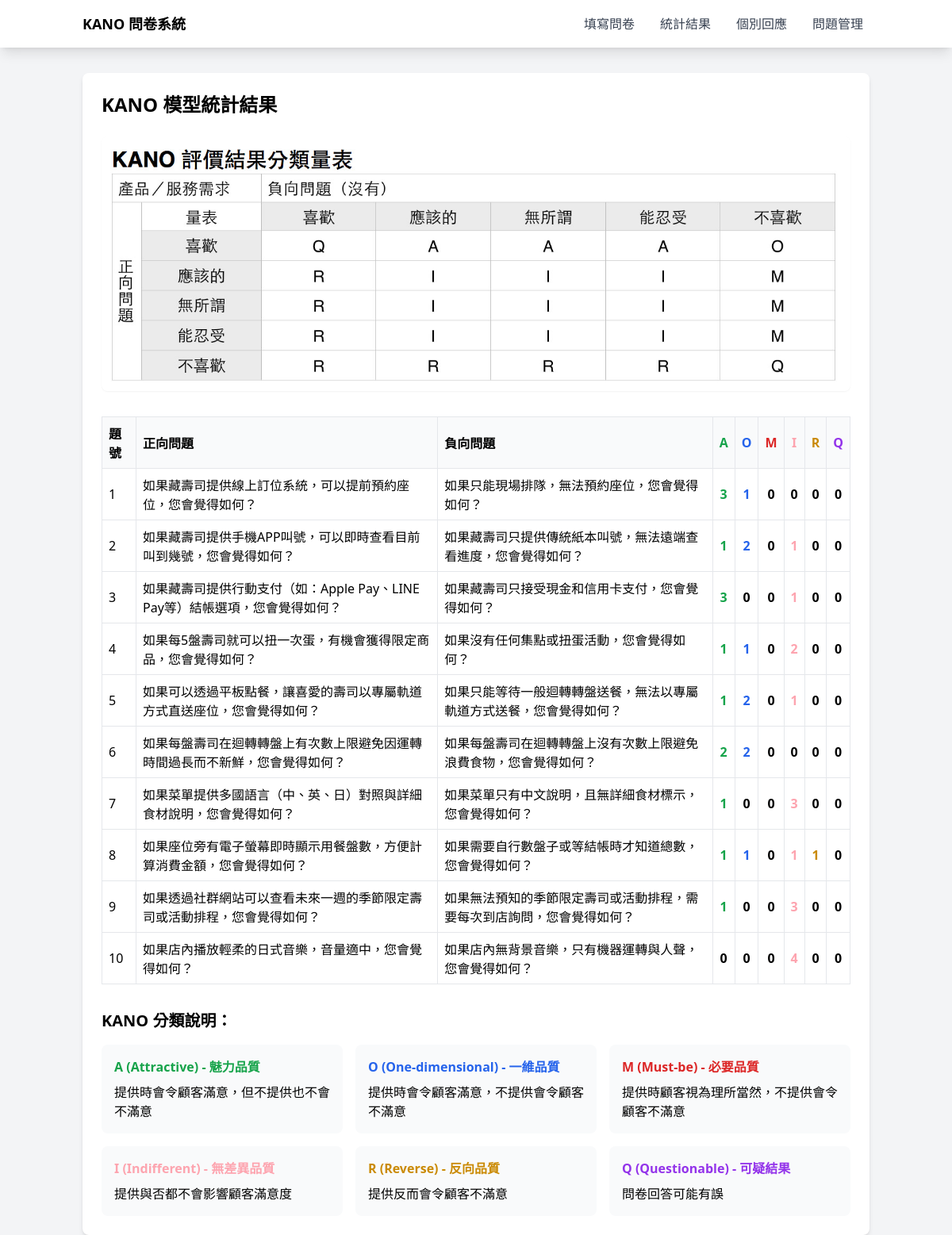
The app's page /results with its own data.
### models.py (models this page shows, shortened)
class Question(db.Model):
    __tablename__ = 'question'
    id = db.Column(db.Integer, primary_key=True)
    positive = db.Column(db.Text, nullable=False)  # 正向問題
    negative = db.Column(db.Text, nullable=False)  # 負向問題
    order = db.Column(db.Integer, default=0)       # 問題順序
    active = db.Column(db.Boolean, default=True)   # 是否啟用
    created_at = db.Column(db.DateTime, default=datetime.utcnow)
    updated_at = db.Column(db.DateTime, default=datetime.utcnow, onupdate=datetime.utcnow)

### app.py (the view)
@app.route('/results')
def view_results():
    all_questions = Question.query.all()
    questions_dict = {q.id: q for q in all_questions}
    responses = Response.query.all()
    results = {}
    categories = ['A', 'O', 'M', 'I', 'R', 'Q']
    for question_id in questions_dict.keys():
        results[question_id] = {cat: 0 for cat in categories}
    for response in responses:
        if response.question_id in results:
            results[response.question_id][response.kano_category] += 1
    return render_template('results.html',
                           results=results,
                           questions=questions_dict,
                           categories=categories)

### app.py (called while the page is built)
@app.context_processor
def utility_processor():
    return {
        'kano_descriptions': kano_descriptions,
    }

@app.context_processor
def utility_processor():
    return {
        'kano_settings': KANO_SETTINGS,
        'kano_colors': KANO_COLORS,
        'kano_text_colors': KANO_TEXT_COLORS,
        'kano_bg_colors': KANO_BG_COLORS,
        'kano_descriptions': KANO_DESCRIPTIONS
    }

### templates/results.html
{% extends "base.html" %}
{% block content %}
<div class="max-w-6xl mx-auto bg-white rounded-lg shadow-md p-6">
    <h1 class="text-2xl font-bold mb-6">KANO 模型統計結果</h1>
    <div class="mb-8">
    <img src="{{ url_for('static', filename='img/img.png') }}" alt="KANO模型圖示" class="w-full rounded-lg shadow-sm"/>
    </div>
    <div class="overflow-x-auto mb-8">
        <table class="w-full border-collapse">
            <thead class="bg-gray-50">
                <tr>
                    <th class="border p-2 text-left">題號</th>
                    <th class="border p-2 text-left">正向問題</th>
                    <th class="border p-2 text-left">負向問題</th>
                    {% for category in categories %}
                    <th class="border p-2 {{ kano_text_colors[category] }}">{{ category }}</th>
                    {% endfor %}
                </tr>
            </thead>
            <tbody>
                {% for question_id, counts in results.items() %}
                <tr>
                    <td class="border p-2">{{ question_id }}</td>
                    <td class="border p-2">{{ questions[question_id].positive }}</td>
                    <td class="border p-2">{{ questions[question_id].negative }}</td>
                    {% for category in categories %}
                    <td class="border p-2 text-center font-semibold {{ kano_text_colors[category] if counts[category] > 0 }}">
                        {{ counts[category] }}
                    </td>
                    {% endfor %}
                </tr>
                {% endfor %}
            </tbody>
        </table>
    </div>
    <div class="mt-8">
        <h2 class="text-xl font-bold mb-4">KANO 分類說明：</h2>
        <div class="grid grid-cols-1 md:grid-cols-2 lg:grid-cols-3 gap-4">
            {% for category, settings in kano_settings.items() %}
            <div class="p-4 bg-gray-50 rounded-lg">
                <h3 class="font-bold {{ kano_text_colors[category] }}">
                    {{ category }} ({{ settings.name }}) - {{ settings.description.split(' - ')[0] }}
                </h3>
                <p class="mt-2">{{ settings.description.split(' - ')[1] }}</p>
            </div>
            {% endfor %}
        </div>
    </div>
</div>
{% endblock %}

### templates/base.html (shortened to what this page needs)
<html lang="zh-TW">
<head>
    <script src="https://cdn.tailwindcss.com"></script>
</head>
<body class="bg-gray-100">
    <nav class="bg-white shadow-lg mb-8">
        <div class="container mx-auto px-4">
            <div class="flex justify-between">
                <div class="flex space-x-7">
                    <div class="py-4">
                        <a href="/" class="text-lg font-semibold">KANO 問卷系統</a>
                    </div>
                </div>
                <div class="flex items-center space-x-4">
                    <a href="/" class="py-4 px-2 text-gray-700 hover:text-blue-500">填寫問卷</a>
                    <a href="/results" class="py-4 px-2 text-gray-700 hover:text-blue-500">統計結果</a>
                    <a href="/responses" class="py-4 px-2 text-gray-700 hover:text-blue-500">個別回應</a>
                    <a href="/questions/manage" class="py-4 px-2 text-gray-700 hover:text-blue-500">問題管理</a>
                </div>
            </div>
        </div>
    </nav>
    <div class="container mx-auto px-4">
        {% block content %}{% endblock %}
    </div>
</body>
</html>

### records on screen
Question: positive "如果藏壽司提供線上訂位系統，可以提前預約座位，您會覺得如何？", negative "如果只能現場排隊，無法預約座位，您會覺得如何？"
Question: positive "如果藏壽司提供手機APP叫號，可以即時查看目前叫到幾號，您會覺得如何？", negative "如果藏壽司只提供傳統紙本叫號，無法遠端查看進度，您會覺得如何？"
Question: positive "如果藏壽司提供行動支付（如：Apple Pay、LINE Pay等）結帳選項，您會覺得如何？", negative "如果藏壽司只接受現金和信用卡支付，您會覺得如何？"
Question: positive "如果每5盤壽司就可以扭一次蛋，有機會獲得限定商品，您會覺得如何？", negative "如果沒有任何集點或扭蛋活動，您會覺得如何？"
Question: positive "如果可以透過平板點餐，讓喜愛的壽司以專屬軌道方式直送座位，您會覺得如何？", negative "如果只能等待一般迴轉轉盤送餐，無法以專屬軌道方式送餐，您會覺得如何？"
Question: positive "如果每盤壽司在迴轉轉盤上有次數上限避免因運轉時間過長而不新鮮，您會覺得如何？", negative "如果每盤壽司在迴轉轉盤上沒有次數上限避免浪費食物，您會覺得如何？"
Question: positive "如果菜單提供多國語言（中、英、日）對照與詳細食材說明，您會覺得如何？", negative "如果菜單只有中文說明，且無詳細食材標示，您會覺得如何？"
Question: positive "如果座位旁有電子螢幕即時顯示用餐盤數，方便計算消費金額，您會覺得如何？", negative "如果需要自行數盤子或等結帳時才知道總數，您會覺得如何？"
Question: positive "如果透過社群網站可以查看未來一週的季節限定壽司或活動排程，您會覺得如何？", negative "如果無法預知的季節限定壽司或活動排程，需要每次到店詢問，您會覺得如何？"
Question: positive "如果店內播放輕柔的日式音樂，音量適中，您會覺得如何？", negative "如果店內無背景音樂，只有機器運轉與人聲，您會覺得如何？"

### other values on screen
{{ category }} "A" "O" "M" "I" "R" "Q"
{{ question_id }} "1" "2" "3" "4" "5" "6" "7" "8" "9" "10"
{{ counts[category] }} "3" "1" "0" "0" "0" "0" "1" "2" "0" "1" "0" "0" "3" "0" "0" "1" "0" "0" "1" "1" "0" "2" "0" "0" "1" "2" "0" "1" "0" "0" "2" "2" "0" "0" "0" "0" "1" "0" "0" "3" "0" "0" "1" "1" "0" "1" "1" "0" "1" "0" "0" "3" "0" "0" "0" "0" "0" "4" "0" "0"
{{ settings.name }} "Attractive" "One-dimensional" "Must-be" "Indifferent" "Reverse" "Questionable"
{{ settings.description.split(' - ')[0] }} "魅力品質" "一維品質" "必要品質" "無差異品質" "反向品質" "可疑結果"
{{ settings.description.split(' - ')[1] }} "提供時會令顧客滿意，但不提供也不會不滿意" "提供時會令顧客滿意，不提供會令顧客不滿意" "提供時顧客視為理所當然，不提供會令顧客不滿意" "提供與否都不會影響顧客滿意度" "提供反而會令顧客不滿意" "問卷回答可能有誤"
